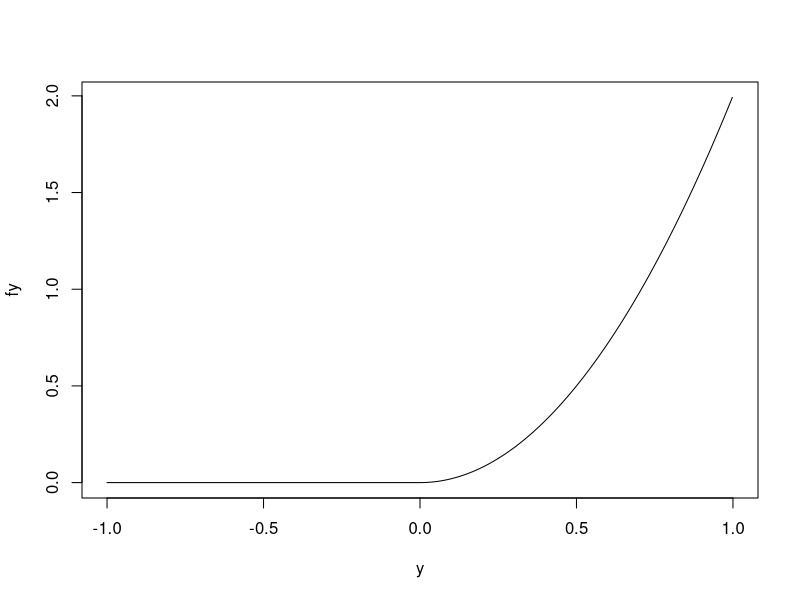
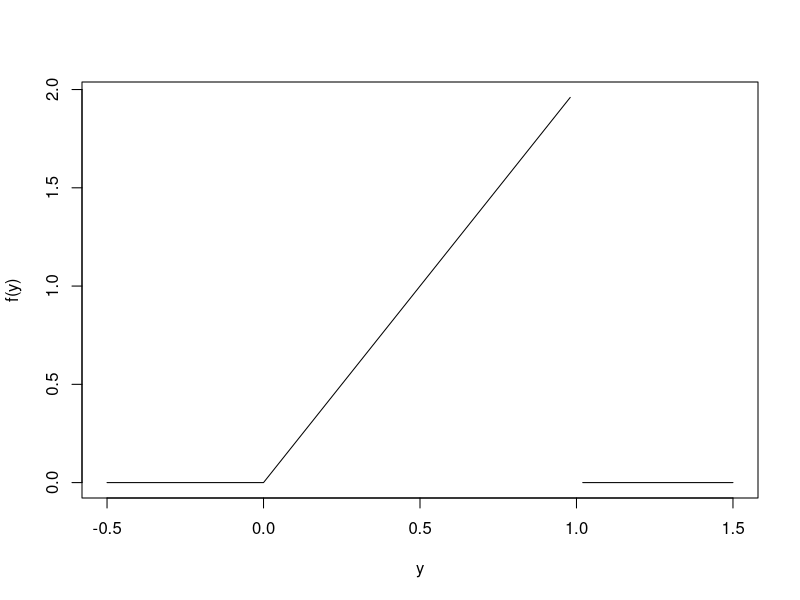
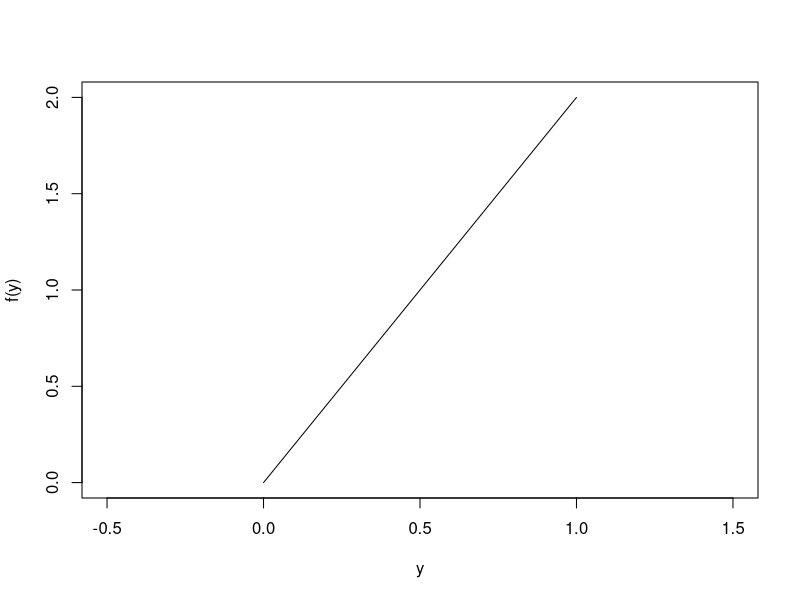
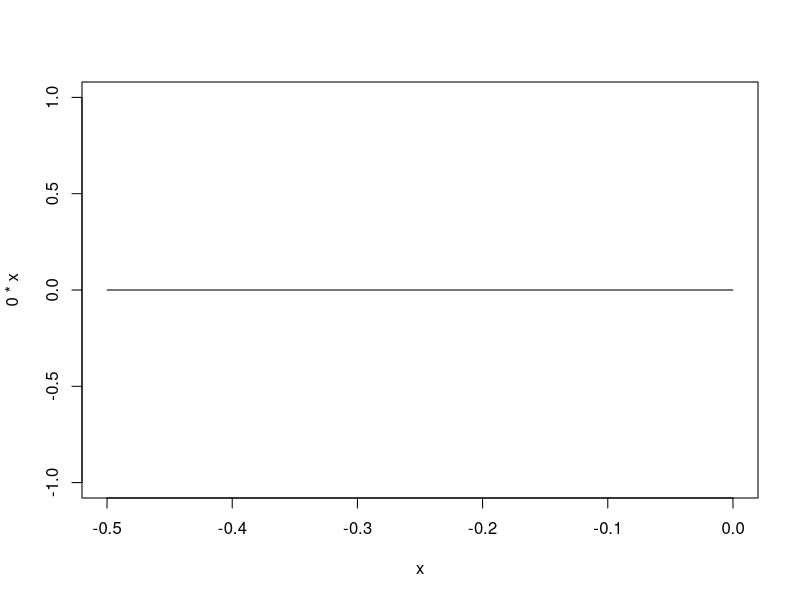

Generate these figures, in order, with R:
#Sarah Bouchat
#PS812 Section 5
#3 October 2014
#Plotting pmfs, pdfs, cdfs in R

#There are many functions in R starting with d-, p- , q-, r- and the name of the distribution. These allow you to compute the density, distribution function, quantile function, and random deviates (respectively). Our primary concern will be with d- and p- functions.

#Aside: we can create our own "e" value this way
e<-exp(1)
1/(6*e)

###############################################
#1: OBTAINING PROBABILITIES USING DISTRIBUTIONS
###############################################


#Suppose we ant to use a Poisson distribution and find the probability that an outcome is *greater* than or equal to 2. Initially you might panic because we only know how to do CDFs with less than or equal to. But, greater than or equal to is the same thing as the total probability of the outcome minus the less than/equal to value. Like so:
1-ppois(2,1)

#We can also use d- to find densities at particular points and add them to get the probability of being in a range. Here we're getting densities of a binomial distribution where the n is 15, and the first argument (before the first comma) in the dbinom() function is telling us the point at which we want the density. That is, dbinom(5,15,.5) is the density where Y=y=5. The third argument (.5) is the binomial probability. This is a value we would be given and is just an example here.
dbinom(5,15,.5)+dbinom(6,15,.5)+dbinom(7,15,.5)+dbinom(8,15,.5)+dbinom(9,15,.5)+dbinom(10,15,.5)

#If I wanted to do this same thing with pbinom it would look like:
1-pbinom(4,15,.5)

#Careful! There are yet other ways to get P(Y>y). You can use one of the final optional arguments in pbinom (or p-(insert distribution here)). The default setting is lower.tail=TRUE. This means that pbinom is computing P(Y<=y). If you set lower.tail=FALSE, pbinom will compute P(Y>y).

#These functions exist for many distributions, including uniform (unif), geometric (geom), hypergeometric (hyper), etc.


###############################################
#2: PLOTTING
###############################################

#On your problem set for this week, you have the option of plotting your CDF and PDF in R or by hand. There are a few different ways to do this in R

################
# (1) By Hand
################

#First I want to create a sequence of values that my function can take on, effectively its range and how many "slices" I want there to be in that range
y<-seq(-1,1,length=1000) 

#Then I can specify my variables as they're expressed in the CDF function. Imagine each of these as one line inside that function. You just assign the information in that line to a vector. In this case my vectors are named m, n, and p. 

#Vector m, for example, tells R simply return 0 in the sequence I just created *if* y is less than or equal to 0. This "if" statement is in brackets. Note here that I put 0*y. You can also just put 0, but plot() often will not print the line for those values in that case
m<-0*y[y<=0]

#Next, I create the vector n, which has the value 2*y^2 when y is either strictly greater than 0 or strictly less than 1. The "&" lets R know that the for the first *and* the second conditions, it will perform the same operation (y^2)
n<-(2*y^2)[0<y & y<1]

#Vector p rounds things out. It just produces a value of .75 for any y greater than or equal to 1
p<-.75[1<=y]

#Now I want to tell R that each of these 3 objects/vectors are part of the same function f(y), so I "concatenate" them using c() and put all that information inside the object named "fy"
fy<-c(m,n,p)

#Now I can plot my CDF! Using the plot function, I specify that I want my x values to take on the values in the y sequence I created and the y values to come from the fy "function." The third argument "type=" tells R that I want this to be a line graph. Finally, be careful of the support of your function--that is, what possible values it can take on. The argument "xlim=" tells R to limit your x axis to a set of values. Here I've told R to keep the plot between -1 and 1 on the x axis
plot(y,fy,type="l",xlim=c(-1,1))

################
# (2) Functions
################

#The second way to plot is with functions. Above our "function" is actually just a vector comprised of different vectors itself. Here we will write our own function and "run" it over a series of values

#Start the same way, specifying a sequence. Notice here that I didn't use "length". I used .001 to say that I want the intervals of that sequence to have a width of .001
y<-seq(-1,1,.001)

#Now I will write a function for the CDF. Here the CDF is only a function of y. Rather than writing it piecemeal as a series of vectors, I use "ifelse" to assign values quickly. Here R is being told, when y<0, set the value of the function to 0, and if that's not true, make another determination: is y>1? In that case make the function take on 1. Otherwise, if it isn't either of those first two things, make it take on the value y^2.
fy<-function(y){
  
  ifelse(y<0,0,ifelse(y>1,1,y^2))
}


#We can do the same thing for the PDF

#Here notice that the third nested "ifelse" uses "!=". This means does not equal. So the final argument says if y does not equal 1, then you should make the function take on the value 2*y. If it equals 1, fill in NA because our function isn't defined at that point.
pdfy<-function(y){
  
  ifelse(y<0,0,ifelse(y>1,0,ifelse(y!=1,2*y,NA)))
}

#Rather than using plot, we can also use curve(). Here "from=" and "to=" serve the same function as our "xlim=" in plot(). I've also labeled my axes here, which is good plotting practice.
curve(pdfy,from=-.5,to=1.5,xlab="y",ylab="f(y)")

#If you need help with curve or want to know more, use its help documentation
help(curve)

#Notice that you don't even need the fancy function to plot. But! Notice that here I'm using from/to and xlim together. What do each do?
curve(2*x,from=0, to=1, xlim=c(-.5,1.5),xlab="y",ylab="f(y)")
curve(0*x,from=-0.5,to=0)






#Many thanks to Emily Sellars for past years' section materials
